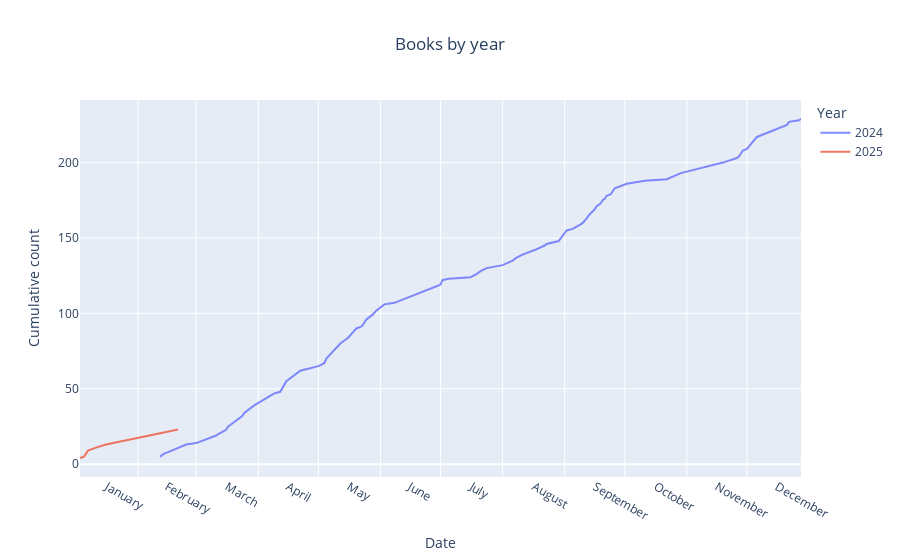

The notebook cell this image was saved under:
### Code cell
fig = go.Figure()
for year, g in date_added.groupby(date_added.dt.year, sort=False):
    fig.add_trace(
        go.Scatter(
            x=g.apply(lambda x: x.replace(year=2024)).unique(), 
            y=g.value_counts(sort=False).cumsum(), 
            name=year,
            opacity=0.8,
            mode='lines',
        )
    )
fig.update_layout(
    yaxis_title='Cumulative count',
    legend_title_text='Year',
    xaxis=dict(
        tickformat='%B', dtick='M1',
        ticklabelmode="period", title='Date'
    ),
    title='Books by year', title_x=0.5
)
fig
